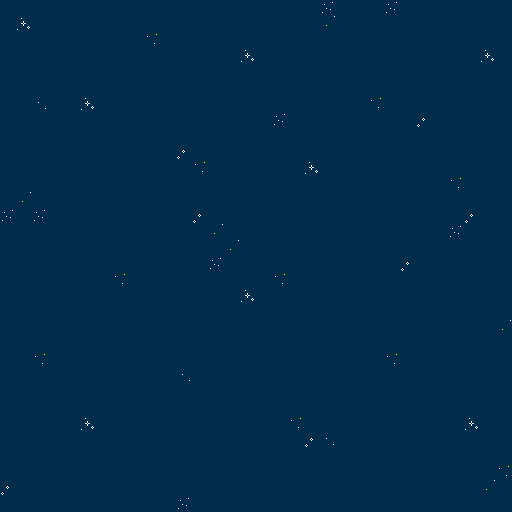

This is a level from a 2D game, rendered from its Tiled map with the project's own tilesets. A one-line summary and the complete map file follow:
An orthogonal 32x32 tile map with 16x16 px tiles, 1 tile layer (Tile Layer 1).

<map version="1.10" tiledversion="1.11.2" orientation="orthogonal" renderorder="right-down" width="32" height="32" tilewidth="16" tileheight="16" infinite="0" backgroundcolor="#002f4d" nextlayerid="2" nextobjectid="1">
 <editorsettings>
  <export target="starfield.lua" format="lua" />
 </editorsettings>
 <tileset firstgid="1" source="stars.tsx" />
 <layer id="1" name="Tile Layer 1" width="32" height="32">
  <data encoding="csv">
8,8,8,8,8,8,8,8,8,8,8,8,8,8,8,8,8,8,8,8,2,8,8,8,2,8,8,8,8,8,8,8,
8,1,8,8,8,8,8,8,8,8,8,8,8,8,8,8,8,8,8,8,5,8,8,8,8,8,8,8,8,8,8,8,
8,8,8,8,8,8,8,8,8,3,8,8,8,8,8,8,8,8,8,8,8,8,8,8,8,8,8,8,8,8,8,8,
8,8,8,8,8,8,8,8,8,8,8,8,8,8,8,1,8,8,8,8,8,8,8,8,8,8,8,8,8,8,1,8,
8,8,8,8,8,8,8,8,8,8,8,8,8,8,8,8,8,8,8,8,8,8,8,8,8,8,8,8,8,8,8,8,
8,8,8,8,8,8,8,8,8,8,8,8,8,8,8,8,8,8,8,8,8,8,8,8,8,8,8,8,8,8,8,8,
8,8,6,8,8,1,8,8,8,8,8,8,8,8,8,8,8,8,8,8,8,8,8,3,8,8,8,8,8,8,8,8,
8,8,8,8,8,8,8,8,8,8,8,8,8,8,8,8,8,2,8,8,8,8,8,8,8,8,4,8,8,8,8,8,
8,8,8,8,8,8,8,8,8,8,8,8,8,8,8,8,8,8,8,8,8,8,8,8,8,8,8,8,8,8,8,8,
8,8,8,8,8,8,8,8,8,8,8,4,8,8,8,8,8,8,8,8,8,8,8,8,8,8,8,8,8,8,8,8,
8,8,8,8,8,8,8,8,8,8,8,8,3,8,8,8,8,8,8,1,8,8,8,8,8,8,8,8,8,8,8,8,
8,8,8,8,8,8,8,8,8,8,8,8,8,8,8,8,8,8,8,8,8,8,8,8,8,8,8,8,3,8,8,8,
8,5,8,8,8,8,8,8,8,8,8,8,8,8,8,8,8,8,8,8,8,8,8,8,8,8,8,8,8,8,8,8,
2,8,2,8,8,8,8,8,8,8,8,8,4,8,8,8,8,8,8,8,8,8,8,8,8,8,8,8,8,4,8,8,
8,8,8,8,8,8,8,8,8,8,8,8,8,5,8,8,8,8,8,8,8,8,8,8,8,8,8,8,2,8,8,8,
8,8,8,8,8,8,8,8,8,8,8,8,8,8,5,8,8,8,8,8,8,8,8,8,8,8,8,8,8,8,8,8,
8,8,8,8,8,8,8,8,8,8,8,8,8,2,8,8,8,8,8,8,8,8,8,8,8,4,8,8,8,8,8,8,
8,8,8,8,8,8,8,3,8,8,8,8,8,8,8,8,8,3,8,8,8,8,8,8,8,8,8,8,8,8,8,8,
8,8,8,8,8,8,8,8,8,8,8,8,8,8,8,1,8,8,8,8,8,8,8,8,8,8,8,8,8,8,8,8,
8,8,8,8,8,8,8,8,8,8,8,8,8,8,8,8,8,8,8,8,8,8,8,8,8,8,8,8,8,8,8,8,
8,8,8,8,8,8,8,8,8,8,8,8,8,8,8,8,8,8,8,8,8,8,8,8,8,8,8,8,8,8,8,5,
8,8,8,8,8,8,8,8,8,8,8,8,8,8,8,8,8,8,8,8,8,8,8,8,8,8,8,8,8,8,8,8,
8,8,3,8,8,8,8,8,8,8,8,8,8,8,8,8,8,8,8,8,8,8,8,8,3,8,8,8,8,8,8,8,
8,8,8,8,8,8,8,8,8,8,8,6,8,8,8,8,8,8,8,8,8,8,8,8,8,8,8,8,8,8,8,8,
8,8,8,8,8,8,8,8,8,8,8,8,8,8,8,8,8,8,8,8,8,8,8,8,8,8,8,8,8,8,8,8,
8,8,8,8,8,8,8,8,8,8,8,8,8,8,8,8,8,8,8,8,8,8,8,8,8,8,8,8,8,8,8,8,
8,8,8,8,8,1,8,8,8,8,8,8,8,8,8,8,8,8,3,8,8,8,8,8,8,8,8,8,8,1,8,8,
8,8,8,8,8,8,8,8,8,8,8,8,8,8,8,8,8,8,8,4,6,8,8,8,8,8,8,8,8,8,8,8,
8,8,8,8,8,8,8,8,8,8,8,8,8,8,8,8,8,8,8,8,8,8,8,8,8,8,8,8,8,8,8,8,
8,8,8,8,8,8,8,8,8,8,8,8,8,8,8,8,8,8,8,8,8,8,8,8,8,8,8,8,8,8,8,3,
4,8,8,8,8,8,8,8,8,8,8,8,8,8,8,8,8,8,8,8,8,8,8,8,8,8,8,8,8,8,5,8,
8,8,8,8,8,8,8,8,8,8,8,2,8,8,8,8,8,8,8,8,8,8,8,8,8,8,8,8,8,8,8,8
</data>
 </layer>
</map>
